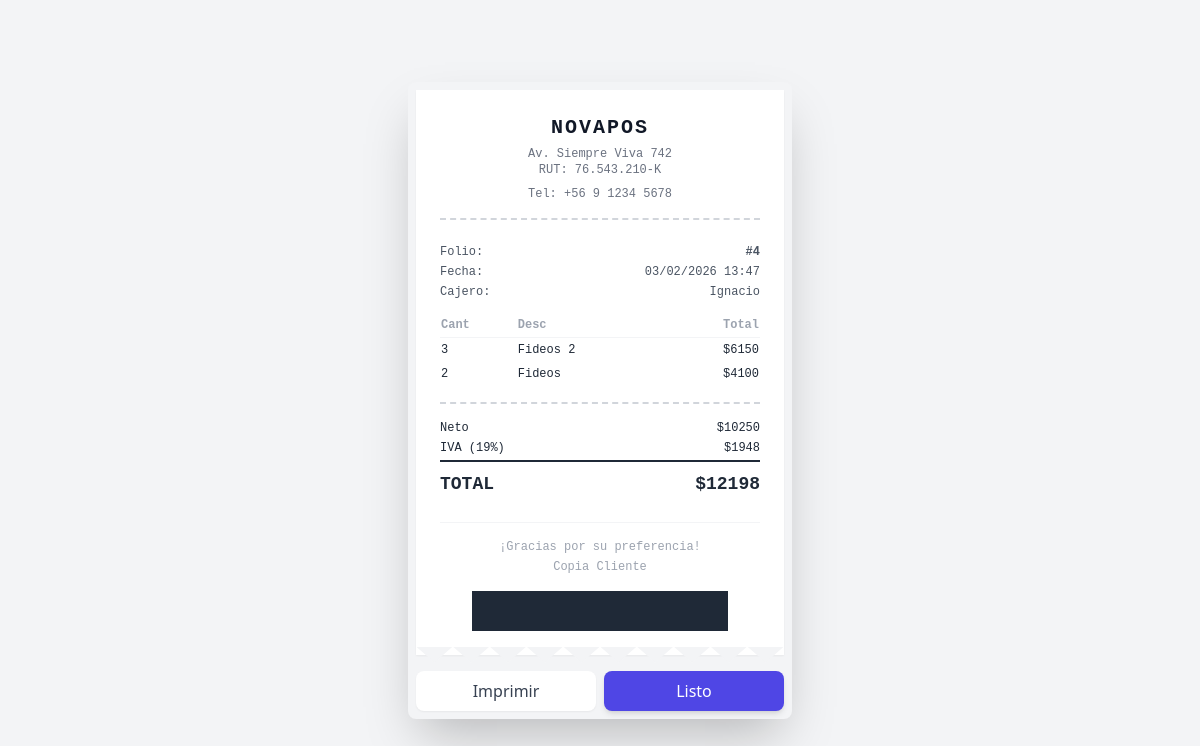
Page /sales/receipt/4/ (signed in) on the committed database.
### sales/models.py (models this page shows, shortened)
class Sale(models.Model):
    user = models.ForeignKey(User, on_delete=models.PROTECT)
    subtotal = models.DecimalField(max_digits=10, decimal_places=2)
    tax = models.DecimalField(max_digits=10, decimal_places=2)
    total = models.DecimalField(max_digits=10, decimal_places=2)
    created_at = models.DateTimeField(auto_now_add=True)

class SaleItem(models.Model):
    sale = models.ForeignKey(Sale, related_name="items", on_delete=models.CASCADE)
    product = models.ForeignKey(Product, on_delete=models.PROTECT)
    quantity = models.PositiveIntegerField()
    unit_price = models.DecimalField(max_digits=10, decimal_places=2)
    total_price = models.DecimalField(max_digits=10, decimal_places=2)

### products/models.py (models this page shows, shortened)
class Product(models.Model):
    PRODUCT_TYPE_CHOICES = (
        ("STOCK", "Producto con stock"),
        ("MANUAL", "Preparación manual"),
    )
    name = models.CharField(max_length=100)
    description = models.TextField(blank=True)
    price = models.DecimalField(max_digits=10, decimal_places=2)
    image = models.ImageField(upload_to="products/", null=True, blank=True)
    product_type = models.CharField(
        max_length=10,
        choices=PRODUCT_TYPE_CHOICES
    )
    stock = models.PositiveIntegerField(
        null=True,
        blank=True,
        help_text="Solo para productos con stock"
    )
    is_active = models.BooleanField(default=True)
    created_at = models.DateTimeField(auto_now_add=True)

### sales/views.py (the view)
# urls.py: path("receipt/<int:sale_id>/", receipt, name="receipt"),
@login_required
def receipt(request, sale_id):
    sale = get_object_or_404(Sale, id=sale_id)
    return render(request, "pos/receipt.html", {"sale": sale})

### templates/pos/receipt.html (shortened to what this page needs)
{% extends "base.html" %}
{% block body %}
<div class="min-h-screen bg-gray-100 flex items-center justify-center p-4">
  <div class="max-w-sm w-full">
    <div class="bg-gray-100 p-2 rounded-lg shadow-2xl">
      <div class="bg-white p-6 shadow-sm font-mono text-sm relative">
        <div class="text-center mb-6 border-b-2 border-dashed border-gray-300 pb-4">
          <h2 class="text-xl font-bold uppercase tracking-widest text-gray-900">NovaPOS</h2>
          <p class="text-gray-500 text-xs mt-1">Av. Siempre Viva 742</p>
          <p class="text-gray-500 text-xs">RUT: 76.543.210-K</p>
          <p class="text-gray-500 text-xs mt-2">Tel: +56 9 1234 5678</p>
        </div>
        <div class="mb-4 text-xs text-gray-600 space-y-1">
          <div class="flex justify-between">
            <span>Folio:</span>
            <span class="font-bold">#{{ sale.id }}</span>
          </div>
          <div class="flex justify-between">
            <span>Fecha:</span>
            <span>{{ sale.created_at|date:"d/m/Y H:i" }}</span>
          </div>
          <div class="flex justify-between">
            <span>Cajero:</span>
            <span>{{ sale.user.username }}</span>
          </div>
        </div>
        <div class="mb-4 border-b-2 border-dashed border-gray-300 pb-4">
          <table class="w-full text-left text-xs">
            <thead>
              <tr class="text-gray-400 border-b border-gray-100">
                <th class="pb-1">Cant</th>
                <th class="pb-1">Desc</th>
                <th class="pb-1 text-right">Total</th>
              </tr>
            </thead>
            <tbody class="text-gray-800">
              {% for item in sale.items.all %}
                <tr>
                  <td class="py-1 align-top">{{ item.quantity }}</td>
                  <td class="py-1 align-top">{{ item.product.name }}</td>
                  <td class="py-1 align-top text-right">${{ item.total_price|floatformat:0 }}</td>
                </tr>
              {% endfor %}
            </tbody>
          </table>
        </div>
        <div class="space-y-1 text-right text-gray-800 mb-6">
          <div class="flex justify-between text-xs">
            <span>Neto</span>
            <span>${{ sale.subtotal|floatformat:0 }}</span>
          </div>
          <div class="flex justify-between text-xs">
            <span>IVA (19%)</span>
            <span>${{ sale.tax|floatformat:0 }}</span>
          </div>
          <div class="flex justify-between text-lg font-bold border-t-2 border-gray-800 pt-2 mt-2">
            <span>TOTAL</span>
            <span>${{ sale.total|floatformat:0 }}</span>
          </div>
        </div>
        <div class="text-center text-xs text-gray-400 mt-6 pt-4 border-t border-gray-100">
          <p>¡Gracias por su preferencia!</p>
          <p class="mt-1">Copia Cliente</p>
          <div class="mt-4 flex justify-center">
            <div class="h-10 w-4/5 bg-gray-800"></div>
          </div>
        </div>
        <div class="absolute -bottom-2 left-0 w-full h-4 bg-gray-100"
          style="clip-path: polygon(0% 0%, 5% 100%, 10% 0%, 15% 100%, 20% 0%, 25% 100%, 30% 0%, 35% 100%, 40% 0%, 45% 100%, 50% 0%, 55% 100%, 60% 0%, 65% 100%, 70% 0%, 75% 100%, 80% 0%, 85% 100%, 90% 0%, 95% 100%, 100% 0%);">
        </div>
      </div>
      <div class="mt-4 flex gap-2">
        <button
          onclick="window.print()"
          class="flex-1 bg-white text-gray-700 py-2 px-4 rounded-lg font-medium shadow-sm hover:bg-gray-50 transition">
          Imprimir
        </button>
        <a
          href="{% url 'product_list' %}"
          class="flex-1 bg-brand-600 text-white py-2 px-4 rounded-lg font-medium shadow-md hover:bg-brand-700 transition text-center">
          Listo
        </a>
      </div>
    </div>
  </div>
</div>
{% endblock %}

### rows in the picture
Sale: id "4", created_at "03/02/2026 13:47", user.username "Ignacio", subtotal "10250", tax "1948", total "12198"
SaleItem: quantity "3", product.name "Fideos 2", total_price "6150"
SaleItem: quantity "2", product.name "Fideos", total_price "4100"
